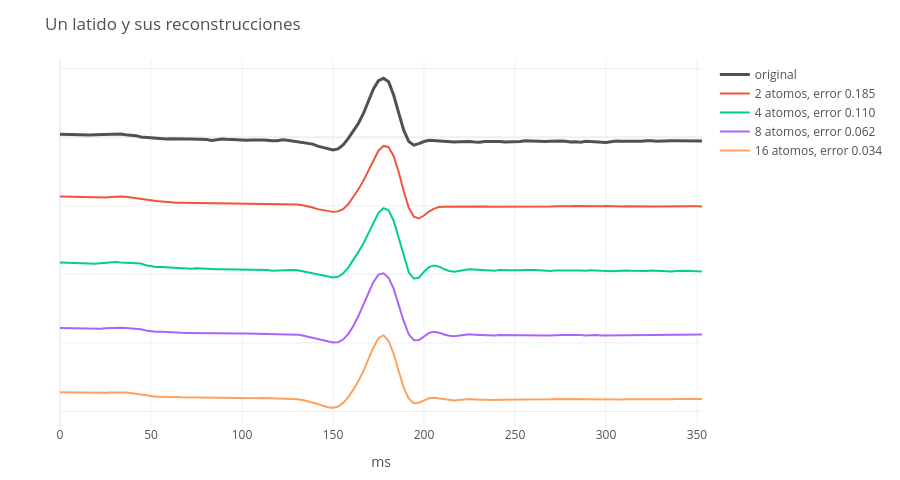

Here is the notebook cell this chart was saved with:
### Markdown cell above
### Original contra reconstruccion

El entregable que pide el enunciado. Los trazos van desplazados en
vertical porque encimados se tapan entre si.

### Code cell
col_p = elegir_ventana(prueba)
objetivo_p = prueba[:, col_p]
paso = (objetivo_p.max() - objetivo_p.min()) * 0.9
topes_p = (2, 4, 8, 16)

fig = go.Figure()
fig.add_trace(go.Scatter(x=ms, y=objetivo_p, mode="lines",
                         name="original",
                         line=dict(color=TINTA, width=3)))

for i, tope in enumerate(topes_p, start=1):
    coef, _ = omp(d_ecg, objetivo_p, error=0.0, max_atomos=tope)
    recon = d_ecg @ coef
    err = error_relativo(objetivo_p, recon)
    fig.add_trace(go.Scatter(
        x=ms, y=recon - i * paso, mode="lines",
        name=f"{tope} atomos, error {err:.3f}",
        line=dict(width=2)))

fig.update_layout(
    title="Un latido y sus reconstrucciones",
    xaxis_title="ms", yaxis=dict(showticklabels=False),
    height=480, **PLANTILLA)
fig.show()
